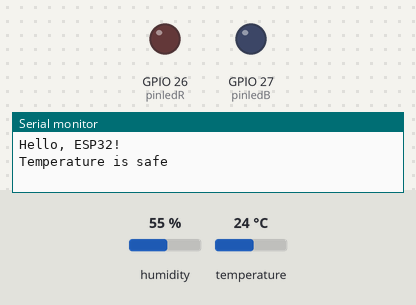
The sketch below on a simulated ESP32. On the bench: output pins drawn as LEDs (lit = HIGH), the last lines printed to the serial monitor. Inputs (shaded band) come from the test bench; at power-on: temperature 24 °C, humidity 55 %. WiFi joins after 1.5 s; servers stay silent unless stated.

Above: at 3.0 s.
3.1 s: temperature set to 34.6 °C
6.0 s: temperature set to 35.5 °C
At 8.0 s:
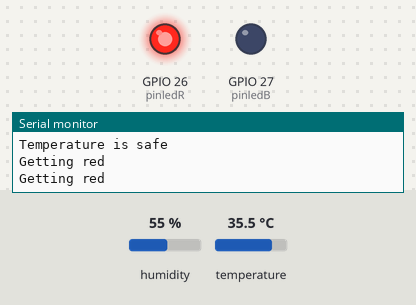
8.3 s: temperature set to 9 °C
At 9.8 s:
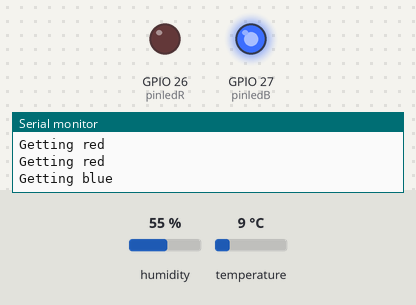
10.3 s: temperature set to 10.6 °C
At 11.6 s:
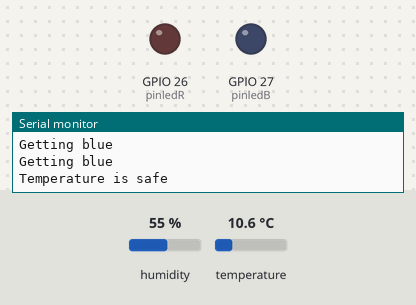
12.3 s: temperature set to 41 °C
At 13.4 s:
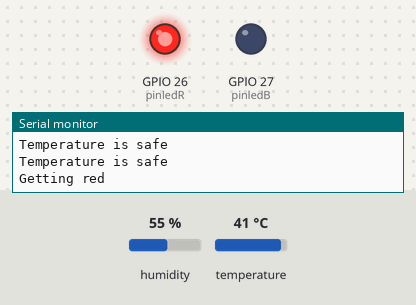
Timing chart, 0 to 15.3 s (numbered marks = the images above; inputs shaded):
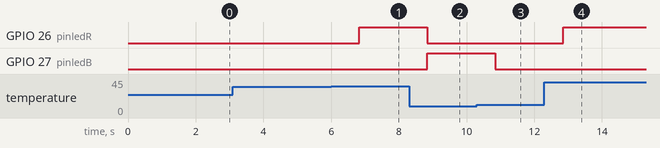

Measured:
- the behaviour switches between 34.9 and 35 °C on temperature (found by bisection; images 0 and 1)
- the behaviour switches between 9.9 and 10 °C on temperature (found by bisection; images 2 and 3)
- after the input at 6.0 s, GPIO 26 (pinledR): LOW → HIGH after 0.83 s
- after the input at 8.3 s, GPIO 26 (pinledR): HIGH → LOW after 0.53 s; GPIO 27 (pinledB): LOW → HIGH after 0.53 s
- after the input at 10.3 s, GPIO 27 (pinledB): HIGH → LOW after 0.54 s
- after the input at 12.3 s, GPIO 26 (pinledR): LOW → HIGH after 0.55 s

The sketch:

sketch.ino
```cpp
#define BLYNK_TEMPLATE_ID "TMPLxxxxxxxxx"
#define BLYNK_TEMPLATE_NAME "IoT Monitoring System"
#define BLYNK_AUTH_TOKEN "AUTH_TOKEN"
#define BLYNK_PRINT Serial

#include <WiFi.h>
#include <WiFiClient.h>
#include <BlynkSimpleEsp32.h>
#include <DHT.h>

char auth[] = BLYNK_AUTH_TOKEN;
char ssid[] = "Wokwi-GUEST";
char pass[] = "";

int pinledR = 26;
int pinledB = 27;
DHT dht(19, DHT22);

void sendSensor() {
  float temp = dht.readTemperature();

  if (temp >= 35) {
    digitalWrite(pinledR, HIGH);
    digitalWrite(pinledB, LOW);
    Serial.println("Getting red");
    Blynk.virtualWrite(V0, 1);
    Blynk.virtualWrite(V1, "HOT");
    Blynk.virtualWrite(V2, 0);
  } else if (temp >= 10 && temp < 35) {
    digitalWrite(pinledR, LOW);
    digitalWrite(pinledB, LOW);
    Serial.println("Temperature is safe");
    Blynk.virtualWrite(V0, 0);
    Blynk.virtualWrite(V1, "SAFE");
    Blynk.virtualWrite(V2, 0);
  } else {
    digitalWrite(pinledR, LOW);
    digitalWrite(pinledB, HIGH);
    Serial.println("Getting blue");
    Blynk.virtualWrite(V0, 0);
    Blynk.virtualWrite(V1, "COOL");
    Blynk.virtualWrite(V2, 1);
  }

  Blynk.virtualWrite(V3, temp);
}

void setup() {
  // put your setup code here, to run once:
  Serial.begin(115200);
  Serial.println("Hello, ESP32!");
  pinMode(pinledR, OUTPUT);
  pinMode(pinledB, OUTPUT);
  Blynk.begin(auth, ssid, pass);
  dht.begin();
}

void loop() {
  // put your main code here, to run repeatedly:
  delay(1000); // this speeds up the simulation
  Blynk.run();
  sendSensor();
}
```
